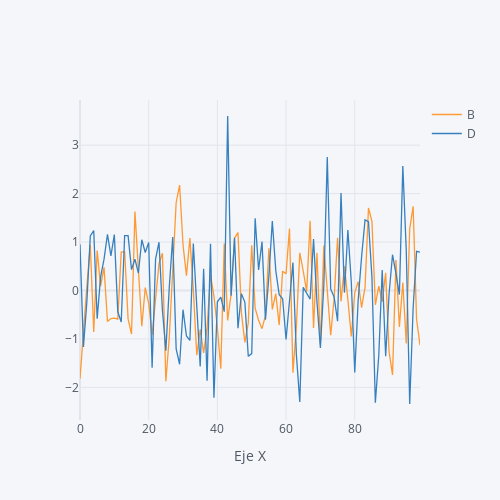

Notebook cell for this chart:
### Markdown cell above
### Definir dimensiones de la Figura

### Code cell
configure_plotly_browser_state()
df[['B','D']].iplot(dimensions=(500,500), xTitle='Eje X')
